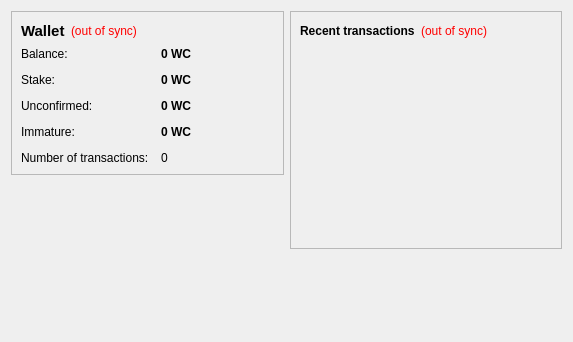
<?xml version="1.0" encoding="UTF-8"?>
<ui version="4.0">
 <class>OverviewPage</class>
 <widget class="QWidget" name="OverviewPage">
  <property name="geometry">
   <rect>
    <x>0</x>
    <y>0</y>
    <width>573</width>
    <height>342</height>
   </rect>
  </property>
  <property name="windowTitle">
   <string>Form</string>
  </property>
  <layout class="QHBoxLayout" name="horizontalLayout" stretch="1,1">
   <item>
    <layout class="QVBoxLayout" name="verticalLayout_2">
     <item>
      <widget class="QFrame" name="frame">
       <property name="frameShape">
        <enum>QFrame::StyledPanel</enum>
       </property>
       <property name="frameShadow">
        <enum>QFrame::Raised</enum>
       </property>
       <layout class="QVBoxLayout" name="verticalLayout_4">
        <item>
         <layout class="QHBoxLayout" name="horizontalLayout_4">
          <item>
           <widget class="QLabel" name="label_5">
            <property name="font">
             <font>
              <pointsize>11</pointsize>
              <weight>75</weight>
              <bold>true</bold>
             </font>
            </property>
            <property name="text">
             <string>Wallet</string>
            </property>
           </widget>
          </item>
          <item>
           <widget class="QLabel" name="labelWalletStatus">
            <property name="toolTip">
             <string>The displayed information may be out of date. Your wallet automatically synchronizes with the Blackwhitecoin network after a connection is established, but this process has not completed yet.</string>
            </property>
            <property name="styleSheet">
             <string notr="true">QLabel { color: red; }</string>
            </property>
            <property name="text">
             <string notr="true">(out of sync)</string>
            </property>
            <property name="alignment">
             <set>Qt::AlignLeading|Qt::AlignLeft|Qt::AlignVCenter</set>
            </property>
           </widget>
          </item>
          <item>
           <spacer name="horizontalSpacer_2">
            <property name="orientation">
             <enum>Qt::Horizontal</enum>
            </property>
            <property name="sizeHint" stdset="0">
             <size>
              <width>40</width>
              <height>20</height>
             </size>
            </property>
           </spacer>
          </item>
         </layout>
        </item>
        <item>
         <layout class="QFormLayout" name="formLayout_2">
          <property name="fieldGrowthPolicy">
           <enum>QFormLayout::AllNonFixedFieldsGrow</enum>
          </property>
          <property name="horizontalSpacing">
           <number>12</number>
          </property>
          <property name="verticalSpacing">
           <number>12</number>
          </property>
          <item row="0" column="0">
           <widget class="QLabel" name="label">
            <property name="text">
             <string>Balance:</string>
            </property>
           </widget>
          </item>
          <item row="0" column="1">
           <widget class="QLabel" name="labelBalance">
            <property name="font">
             <font>
              <weight>75</weight>
              <bold>true</bold>
             </font>
            </property>
            <property name="cursor">
             <cursorShape>IBeamCursor</cursorShape>
            </property>
            <property name="toolTip">
             <string>Your current balance</string>
            </property>
            <property name="text">
             <string notr="true">0 WC</string>
            </property>
            <property name="textInteractionFlags">
             <set>Qt::LinksAccessibleByMouse|Qt::TextSelectableByKeyboard|Qt::TextSelectableByMouse</set>
            </property>
           </widget>
          </item>
          <item row="1" column="0">
           <widget class="QLabel" name="label_6">
            <property name="text">
             <string>Stake:</string>
            </property>
           </widget>
          </item>
          <item row="1" column="1">
           <widget class="QLabel" name="labelStake">
            <property name="font">
             <font>
              <weight>75</weight>
              <bold>true</bold>
             </font>
            </property>
            <property name="cursor">
             <cursorShape>IBeamCursor</cursorShape>
            </property>
            <property name="toolTip">
             <string>Total of coins that was staked, and do not yet count toward the current balance</string>
            </property>
            <property name="text">
             <string notr="true">0 WC</string>
            </property>
            <property name="textInteractionFlags">
             <set>Qt::LinksAccessibleByMouse|Qt::TextSelectableByKeyboard|Qt::TextSelectableByMouse</set>
            </property>
           </widget>
          </item>
          <item row="2" column="0">
           <widget class="QLabel" name="label_3">
            <property name="text">
             <string>Unconfirmed:</string>
            </property>
           </widget>
          </item>
          <item row="2" column="1">
           <widget class="QLabel" name="labelUnconfirmed">
            <property name="font">
             <font>
              <weight>75</weight>
              <bold>true</bold>
             </font>
            </property>
            <property name="cursor">
             <cursorShape>IBeamCursor</cursorShape>
            </property>
            <property name="toolTip">
             <string>Total of transactions that have yet to be confirmed, and do not yet count toward the current balance</string>
            </property>
            <property name="text">
             <string notr="true">0 WC</string>
            </property>
            <property name="textInteractionFlags">
             <set>Qt::LinksAccessibleByMouse|Qt::TextSelectableByKeyboard|Qt::TextSelectableByMouse</set>
            </property>
           </widget>
          </item>
          <item row="3" column="0">
           <widget class="QLabel" name="labelImmatureText">
            <property name="text">
             <string>Immature:</string>
            </property>
           </widget>
          </item>
          <item row="3" column="1">
           <widget class="QLabel" name="labelImmature">
            <property name="font">
             <font>
              <weight>75</weight>
              <bold>true</bold>
             </font>
            </property>
            <property name="toolTip">
             <string>Mined balance that has not yet matured</string>
            </property>
            <property name="text">
             <string notr="true">0 WC</string>
            </property>
            <property name="textInteractionFlags">
             <set>Qt::LinksAccessibleByMouse|Qt::TextSelectableByKeyboard|Qt::TextSelectableByMouse</set>
            </property>
           </widget>
          </item>
          <item row="4" column="0">
           <widget class="QLabel" name="label_2">
            <property name="text">
             <string>Number of transactions:</string>
            </property>
           </widget>
          </item>
          <item row="4" column="1">
           <widget class="QLabel" name="labelNumTransactions">
            <property name="toolTip">
             <string>Total number of transactions in wallet</string>
            </property>
            <property name="text">
             <string notr="true">0</string>
            </property>
           </widget>
          </item>
         </layout>
        </item>
       </layout>
      </widget>
     </item>
     <item>
      <spacer name="verticalSpacer">
       <property name="orientation">
        <enum>Qt::Vertical</enum>
       </property>
       <property name="sizeHint" stdset="0">
        <size>
         <width>20</width>
         <height>40</height>
        </size>
       </property>
      </spacer>
     </item>
     <item>
      <widget class="QLabel" name="label_6">
       <property name="text">
        <string/>
       </property>
       <property name="pixmap">
        <pixmap resource="../bitcoin.qrc">:/images/backg</pixmap>
       </property>
       <property name="scaledContents">
        <bool>false</bool>
       </property>
       <property name="alignment">
        <set>Qt::AlignCenter</set>
       </property>
       <property name="margin">
        <number>-2</number>
       </property>
      </widget>
     </item>
    </layout>
   </item>
   <item>
    <layout class="QVBoxLayout" name="verticalLayout_3">
     <item>
      <widget class="QFrame" name="frame_2">
       <property name="frameShape">
        <enum>QFrame::StyledPanel</enum>
       </property>
       <property name="frameShadow">
        <enum>QFrame::Raised</enum>
       </property>
       <layout class="QVBoxLayout" name="verticalLayout">
        <item>
         <layout class="QHBoxLayout" name="horizontalLayout_2">
          <item>
           <widget class="QLabel" name="label_4">
            <property name="text">
             <string>&lt;b&gt;Recent transactions&lt;/b&gt;</string>
            </property>
           </widget>
          </item>
          <item>
           <widget class="QLabel" name="labelTransactionsStatus">
            <property name="toolTip">
             <string>The displayed information may be out of date. Your wallet automatically synchronizes with the Blackwhitecoin network after a connection is established, but this process has not completed yet.</string>
            </property>
            <property name="styleSheet">
             <string notr="true">QLabel { color: red; }</string>
            </property>
            <property name="text">
             <string notr="true">(out of sync)</string>
            </property>
            <property name="alignment">
             <set>Qt::AlignRight|Qt::AlignTrailing|Qt::AlignVCenter</set>
            </property>
           </widget>
          </item>
          <item>
           <spacer name="horizontalSpacer">
            <property name="orientation">
             <enum>Qt::Horizontal</enum>
            </property>
            <property name="sizeHint" stdset="0">
             <size>
              <width>40</width>
              <height>20</height>
             </size>
            </property>
           </spacer>
          </item>
         </layout>
        </item>
        <item>
         <widget class="QListView" name="listTransactions">
          <property name="styleSheet">
           <string notr="true">QListView { background: transparent; }</string>
          </property>
          <property name="frameShape">
           <enum>QFrame::NoFrame</enum>
          </property>
          <property name="verticalScrollBarPolicy">
           <enum>Qt::ScrollBarAlwaysOff</enum>
          </property>
          <property name="horizontalScrollBarPolicy">
           <enum>Qt::ScrollBarAlwaysOff</enum>
          </property>
          <property name="selectionMode">
           <enum>QAbstractItemView::NoSelection</enum>
          </property>
         </widget>
        </item>
       </layout>
      </widget>
     </item>
     <item>
      <spacer name="verticalSpacer_2">
       <property name="orientation">
        <enum>Qt::Vertical</enum>
       </property>
       <property name="sizeHint" stdset="0">
        <size>
         <width>20</width>
         <height>40</height>
        </size>
       </property>
      </spacer>
     </item>
    </layout>
   </item>
  </layout>
 </widget>
 <resources/>
 <connections/>
</ui>
